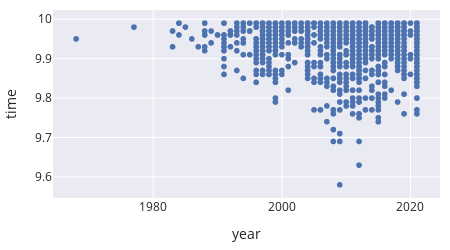

This figure's notebook cell:
### Markdown cell above
The figure below shows the race times in the men's 100-meter sprint since 1968. These data include only races that were electronically timed and held ouuutdoors in normal wind conditions, and they include only those runners' times that came in under 10 seconds.  The plot is a basic scatter plot showing race time against year.
Beginning with this plot, we augment it to create a plot featured in a 538 article about the Olympic
100-meter sprint {cite}`planos2021`.

### Code cell
fig = px.scatter(run, x='year', y='time', hover_name='name',
                 width=450, height=250)
fig

### Figure 1 — Plotly figure (JSON) as saved in the notebook; plotly's stock layout.template omitted (floating-point values rounded to 4 significant figures; data arrays with more than 128 entries replaced by an {"elided": "..."} marker saying what was removed)
{"data": [{"hovertemplate": "<b>%{hovertext}</b><br><br>year=%{x}<br>time=%{y}<extra></extra>", "hovertext": {"elided": "1081 str values"}, "legendgroup": "", "marker": {"color": "rgb(76,114,176)", "symbol": "circle"}, "mode": "markers", "name": "", "showlegend": false, "type": "scattergl", "x": {"elided": "1081 int values"}, "xaxis": "x", "y": {"elided": "1081 float values"}, "yaxis": "y"}], "layout": {"height": 250, "legend": {"tracegroupgap": 0}, "width": 450, "xaxis": {"anchor": "y", "autorange": true, "domain": [0, 1], "range": [1964.0, 2025.0], "title": {"text": "year"}, "type": "linear"}, "yaxis": {"anchor": "x", "autorange": true, "domain": [0, 1], "range": [9.547, 10.02], "title": {"text": "time"}, "type": "linear"}}}
